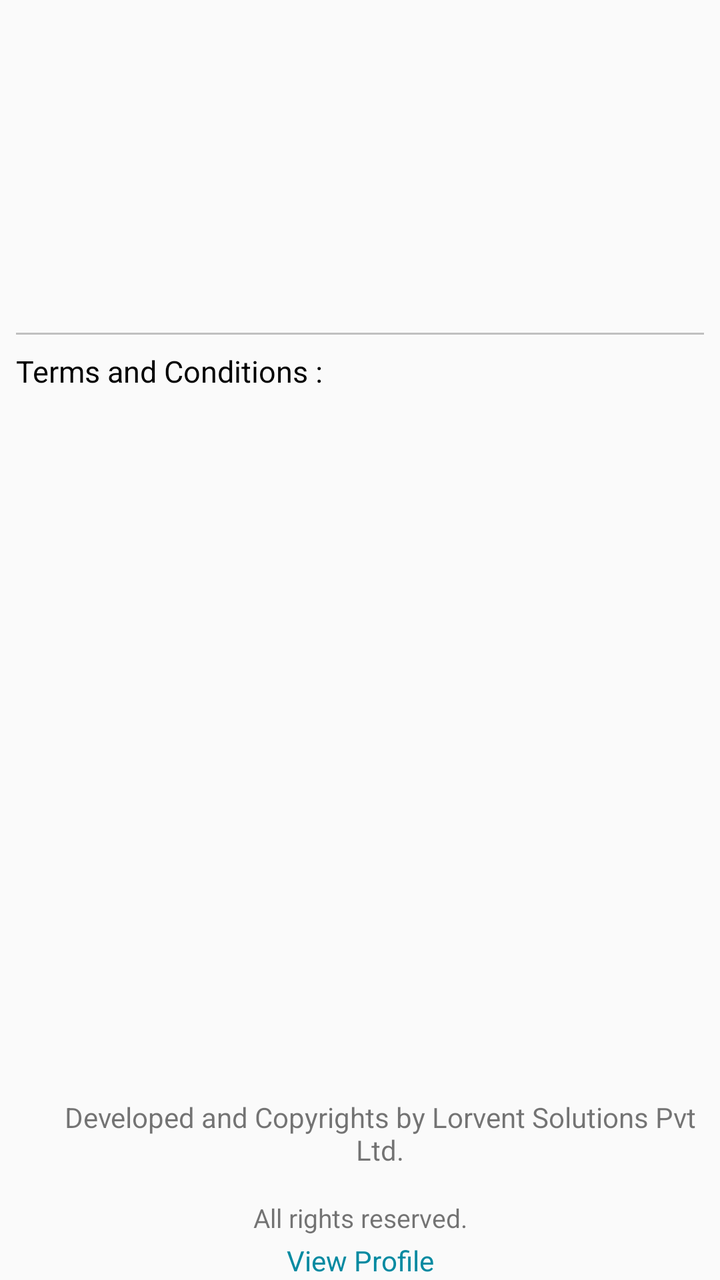
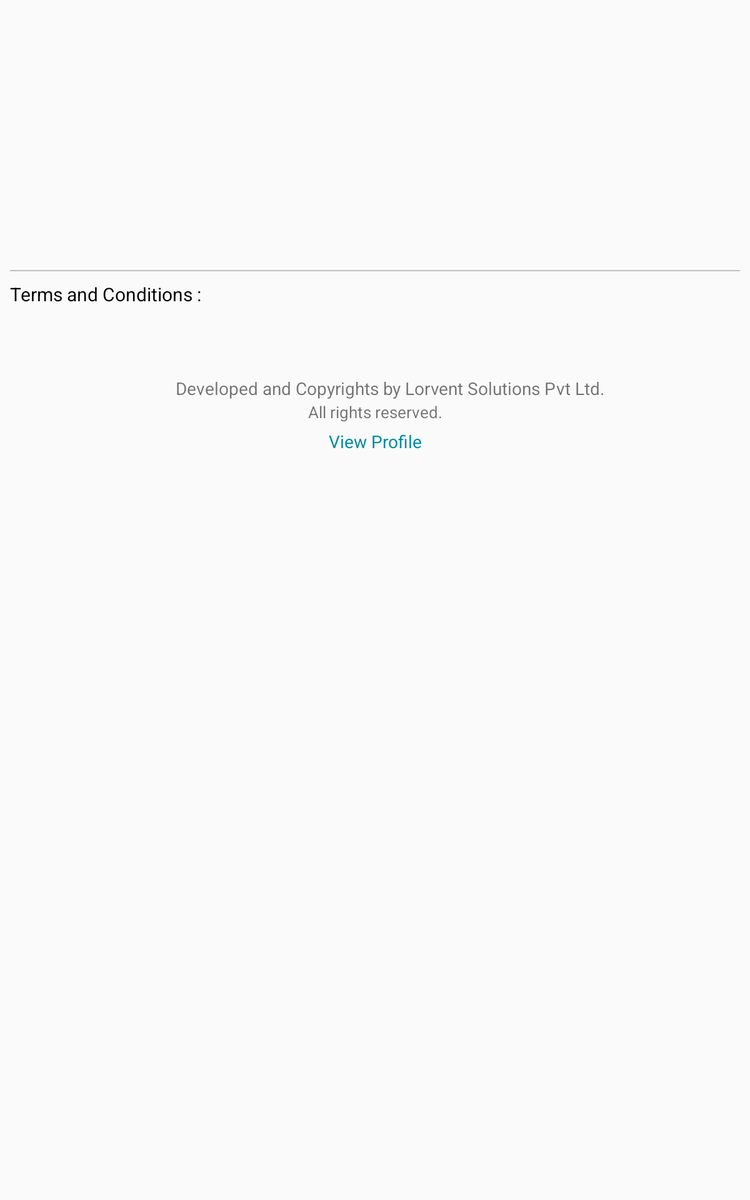

Compare how this app lays out the same screen by default and in its alternative resource folder. The renders come first, then the two layout files and the values they reference.
<!-- AndroidManifest.xml: application theme MyMaterialTheme -->
<!-- res/layout/fragment_about_us.xml -->
<?xml version="1.0" encoding="utf-8"?>
<LinearLayout xmlns:android="http://schemas.android.com/apk/res/android"
    android:layout_width="match_parent"
    android:layout_height="match_parent"
    android:orientation="vertical">

    <LinearLayout
        android:layout_width="match_parent"
        android:layout_height="0dp"
        android:layout_weight="1">

        <ImageView
            android:layout_width="match_parent"
            android:layout_height="match_parent"
            android:layout_margin="8dp"
            android:scaleType="fitCenter"
            android:src="@drawable/lorvent_logo" />

    </LinearLayout>

    <View
        android:layout_width="fill_parent"
        android:layout_height="1dp"
        android:layout_marginLeft="8dp"
        android:layout_marginRight="8dp"
        android:background="#c0c0c0" />

    <LinearLayout
        android:layout_width="match_parent"
        android:layout_height="0dp"
        android:layout_weight="2.2"
        android:orientation="vertical"
        android:padding="8dp">

        <TextView
            android:layout_width="wrap_content"
            android:layout_height="wrap_content"
            android:text="Terms and Conditions :"
            android:textColor="@color/black"
            android:textSize="15sp" />

        <ScrollView
            android:layout_width="match_parent"
            android:layout_height="match_parent">

            <TextView
                android:id="@+id/tv_terms_and_conditions"
                android:layout_width="match_parent"
                android:layout_height="match_parent"
                android:paddingTop="8dp" />
        </ScrollView>
    </LinearLayout>

    <LinearLayout
        android:layout_width="match_parent"
        android:layout_height="0dp"
        android:layout_weight="0.4"
        android:gravity="center">

        <ImageView
            android:layout_width="20dp"
            android:layout_height="20dp"
            android:layout_gravity="center"
            android:src="@drawable/copyright" />

        <TextView
            android:layout_width="wrap_content"
            android:layout_height="match_parent"
            android:gravity="center"
            android:text="Developed and Copyrights by Lorvent Solutions Pvt Ltd."
            android:textSize="14sp" />

    </LinearLayout>

    <TextView
        android:layout_width="match_parent"
        android:layout_height="wrap_content"
        android:gravity="center"
        android:text="All rights reserved."
        android:textSize="13sp" />

    <TextView
        android:id="@+id/view_profile"
        android:layout_width="match_parent"
        android:layout_height="wrap_content"
        android:gravity="center"
        android:paddingTop="3dp"
        android:text="View Profile"
        android:textColor="@color/colorPrimaryDark" />


</LinearLayout>
<!-- resources referenced by this layout -->
<resources>
  <color name="black">#000000</color>
  <color name="colorPrimaryDark">#038AA1</color>
  <!-- from res/values-v21/ -->
  <style name="MyMaterialTheme" parent="MyMaterialTheme.Base">
          <item name="windowActionBar">false</item>
          <item name="windowNoTitle">true</item>
          <item name="android:windowDrawsSystemBarBackgrounds">true</item>
          <item name="android:statusBarColor">@color/colorPrimaryDark</item>
          <item name="android:windowContentTransitions">true</item>
          <item name="android:windowAllowEnterTransitionOverlap">true</item>
          <item name="android:windowAllowReturnTransitionOverlap">true</item>
          <item name="android:windowSharedElementEnterTransition">@android:transition/move</item>
          <item name="android:windowSharedElementExitTransition">@android:transition/move</item>
      </style>
  <style name="MyMaterialTheme.Base" parent="Theme.AppCompat.Light.DarkActionBar">
          <item name="windowNoTitle">true</item>
          <item name="windowActionBar">false</item>
          <item name="colorPrimary">@color/colorPrimary</item>
          <item name="colorPrimaryDark">@color/colorPrimaryDark</item>
          <item name="colorAccent">@color/colorAccent</item>
      </style>
  <color name="colorPrimary">#10A8AB</color>
  <color name="colorAccent">#81CFE0</color>
</resources>
<!-- res/layout-large/fragment_about_us.xml (the repository's variant of the layout above) -->
<!-- drawn on a 7-inch tablet held upright -->
<?xml version="1.0" encoding="utf-8"?>
<LinearLayout xmlns:android="http://schemas.android.com/apk/res/android"
    android:layout_width="match_parent"
    android:layout_height="match_parent"
    android:orientation="vertical">

    <LinearLayout
        android:layout_width="match_parent"
        android:layout_height="wrap_content"
        >

        <ImageView
            android:layout_width="match_parent"
            android:layout_height="200dp"
            android:layout_margin="8dp"
            android:scaleType="fitCenter"
            android:src="@drawable/lorvent_logo" />

    </LinearLayout>

    <View
        android:layout_width="fill_parent"
        android:layout_height="1dp"
        android:layout_marginLeft="8dp"
        android:layout_marginRight="8dp"
        android:background="#c0c0c0" />

    <LinearLayout
        android:layout_width="match_parent"
        android:layout_height="wrap_content"
        android:orientation="vertical"
        android:padding="8dp">

        <TextView
            android:layout_width="wrap_content"
            android:layout_height="wrap_content"
            android:text="Terms and Conditions :"
            android:textColor="@color/black"
            android:textSize="15sp" />

        <TextView
            android:id="@+id/tv_terms_and_conditions"
            android:layout_width="match_parent"
            android:layout_height="match_parent"
            android:paddingTop="8dp" />
    </LinearLayout>

    <LinearLayout
        android:layout_width="match_parent"
        android:layout_height="wrap_content"
        android:layout_marginTop="20dp"
        android:gravity="center">

        <ImageView
            android:layout_width="20dp"
            android:layout_height="20dp"
            android:layout_gravity="center"
            android:src="@drawable/copyright" />

        <TextView
            android:layout_width="wrap_content"
            android:layout_height="match_parent"
            android:gravity="center"
            android:layout_marginLeft="3dp"
            android:text="Developed and Copyrights by Lorvent Solutions Pvt Ltd."
            android:textSize="14sp" />

    </LinearLayout>

    <TextView
        android:layout_width="match_parent"
        android:layout_height="wrap_content"
        android:gravity="center"
        android:text="All rights reserved."
        android:textSize="13sp" />

    <TextView
        android:id="@+id/view_profile"
        android:layout_width="match_parent"
        android:layout_height="wrap_content"
        android:gravity="center"
        android:paddingTop="5dp"
        android:text="View Profile"
        android:textColor="@color/colorPrimaryDark" />

</LinearLayout>
